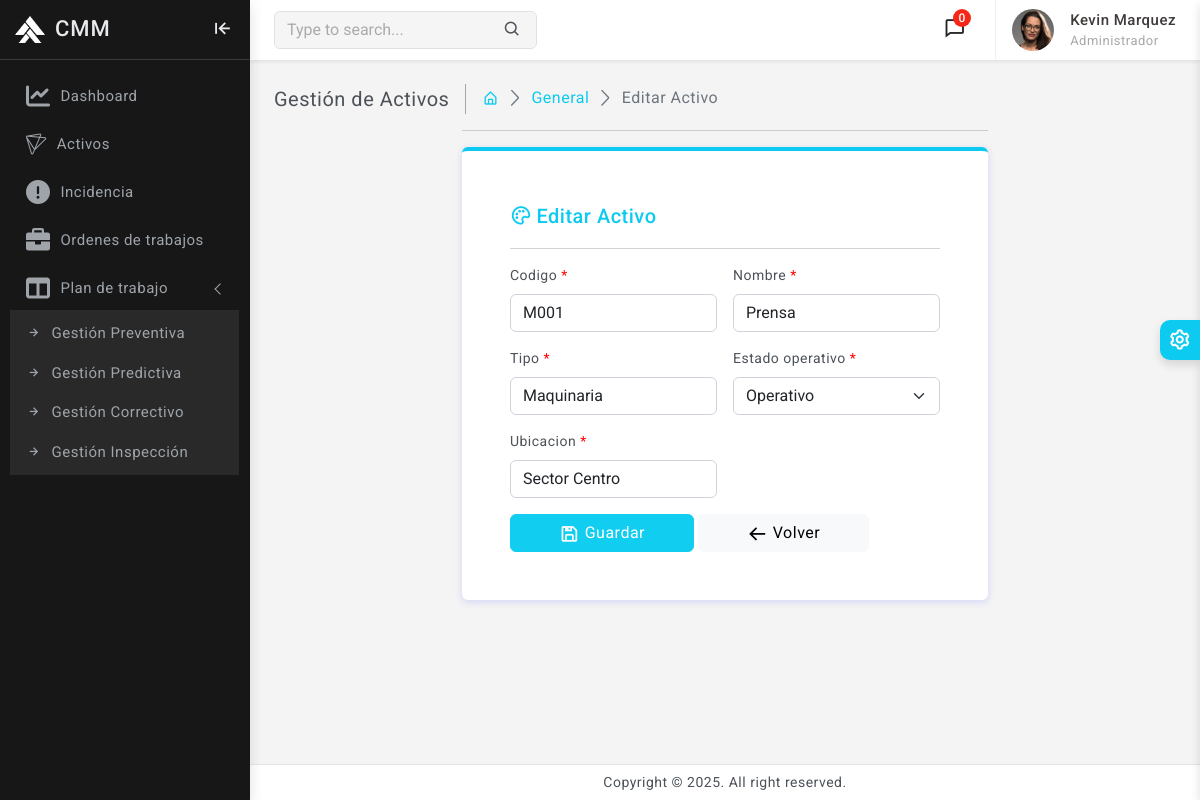
The app's page /activos/editar/1/ (signed in), older data.
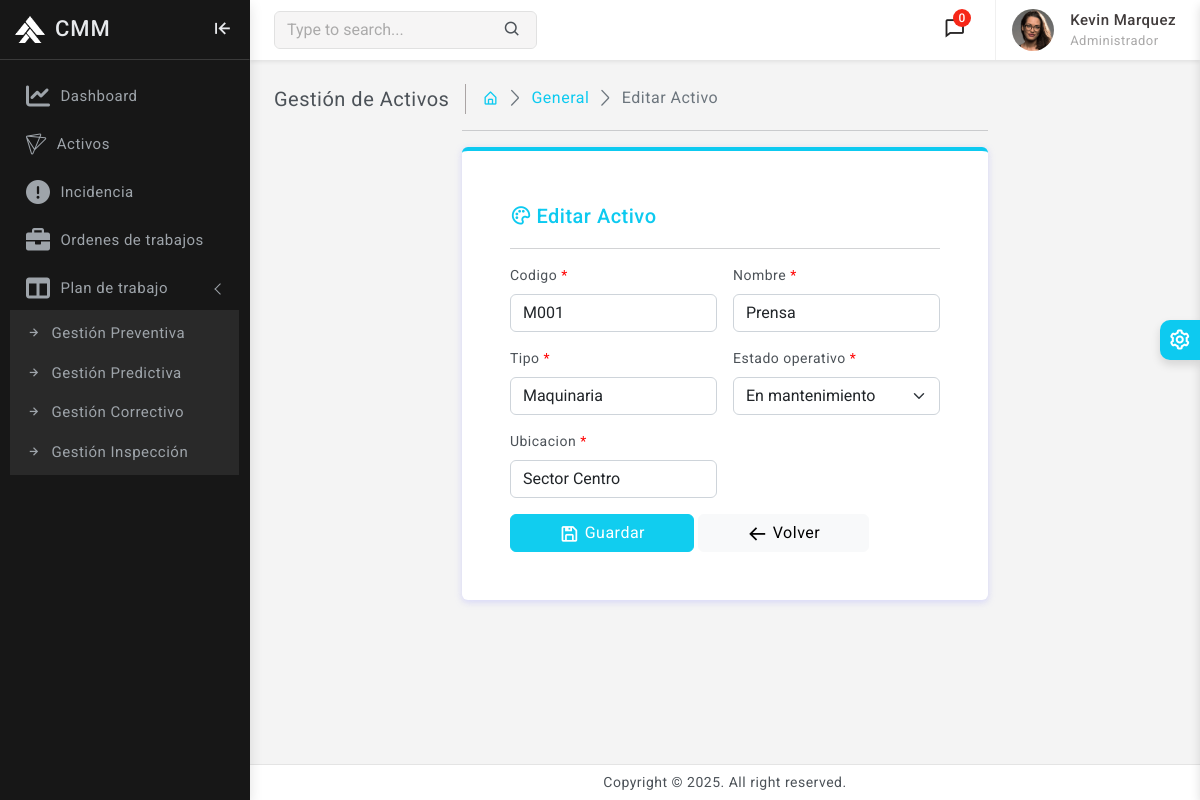
The same page, newer data.
### activos/models.py (models this page shows, shortened)
class Activo(models.Model):
    ESTADOS_OPERATIVOS_CHOICES = [
        ('operativo', 'Operativo'),
        ('inoperativo', 'Inoperativo'),
        ('mantenimiento', 'En mantenimiento'),
        ('retirado', 'Retirado'),
    ]
    codigo = models.CharField(max_length=50, unique=True, db_index=True)
    nombre = models.CharField(max_length=120)
    tipo = models.CharField(max_length=60, db_index=True)
    ubicacion = models.CharField(max_length=120, db_index=True)
    estado_operativo = models.CharField(max_length=20, choices=ESTADOS_OPERATIVOS_CHOICES, default='operativo', db_index=True)
    fecha_registro = models.DateTimeField(auto_now_add=True)
    class Meta:
        verbose_name = 'Activo'
        verbose_name_plural = 'Activos'
        indexes = [
            models.Index(fields=['tipo']),
            models.Index(fields=['ubicacion']),
            models.Index(fields=['estado_operativo']),
        ]
        constraints = [
            models.UniqueConstraint(fields=['codigo'], name='uq_activo_codigo'),
        ]

### activos/views.py (the view)
# urls.py: path('editar/<int:id_a>/', views.editar_activo , name='editar_activo'),
@login_required(login_url='login')
def editar_activo(request, id_a):
    a = get_object_or_404(Activo, id=id_a)
    if request.method == "POST":
        form = ActivoForm(request.POST, instance=a)
        if form.is_valid():
            form.save()
            messages.success(request, "activo actualizado correctamente.")
            return redirect('activos')
    else:
        form = ActivoForm(instance=a)
    return render(request, 'activos/forms/form_activo.html', {'form': form, 'accion': 'Editar'})

### activos/forms.py
class ActivoForm(forms.ModelForm):
    class Meta:
        model = Activo
        fields = ['codigo','nombre','tipo','estado_operativo','ubicacion']
        widgets = {}
    def __init__(self, *args, **kwargs):
        super().__init__(*args, **kwargs)
        for field_name, field in self.fields.items():
            field.widget.attrs.update({
                'class': 'form-control',
                'placeholder': f"Ingrese {field.label if field.label else field_name.lower()}"
                })
            if field.required:
                field.label = mark_safe(f"{field.label} <span style='color:red;'>*</span>")
        self.fields['estado_operativo'].empty_label = "Seleccione un estado operativo"
        self.fields['estado_operativo'].widget.attrs.update({'class': 'form-select'})

### CMM/context_processors.py (called while the page is built)
def global_context(request):
    user = None
    perfil = None
    if request.user.is_authenticated:
        user = request.user
        perfil = PerfilUsuario.objects.filter(usuario=request.user).first()
    return {
        'perfil': perfil,
        'user': user,
    }

### usuarios/models.py (called while the page is built)
    def __str__(self):
        return self.cargo

    def full_name(self):
        return f'{self.nombre} {self.apellido}'

### templates/activos/forms/form_activo.html (shortened to what this page needs)
{% extends 'base.html' %}
{% load static %}
{% block content %}
    <div class="page-wrapper">
        <div class="page-content">
            <div class="page-breadcrumb d-none d-sm-flex align-items-center mb-3">
                <div class="breadcrumb-title pe-3">Gestión de Activos</div>
                <div class="ps-3">
                    <nav aria-label="breadcrumb">
                        <ol class="breadcrumb mb-0 p-0">
                           <li class="breadcrumb-item"><a href="{% url 'home' %}"><i class="bx bx-home-alt text-info"></i></a></li>
                            <li class="breadcrumb-item active" aria-current="page"><a href="{% url 'activos' %}" class="text-info">General</a></li>
                            <li class="breadcrumb-item active" aria-current="page">{{ accion }} Activo</li>
                        </ol>
                    </nav>
                </div>
            </div>
            <div class="col-xl-7 mx-auto">
            <hr/>
            <div class="card border-top border-0 border-4 border-info">
                <div class="card-body p-5">
                    <div class="card-title d-flex align-items-center">
                        <div>
                            <i class="bx bx-palette me-1 font-22 text-info"></i>
                        </div>
                        <h5 class="mb-0 text-info">{{ accion }} Activo</h5>
                    </div>
                    <hr>
                    <form method="POST" class="row g-3 needs-validation" novalidate>
                        {% for field in form %}
                            <div class="col-md-6">
                                <label for="{{ field.id_for_label }}" class="form-label">{{ field.label|safe }}</label>
                                    {{ field }}
                            </div>
                        {% endfor %}
                        <div class="col-12">
                            <button type="submit" class="btn btn-info px-5">
                                <i class="bx bx-save"></i> Guardar
                            </button>
                            <a href="{% url 'activos' %}" class="btn btn-light px-5">
                                <i class="bx bx-arrow-back"></i> Volver
                            </a>
                        </div>
                    </form>
                </div>
            </div>
        </div>
        </div>
    </div>
{% endblock %}

Row changes from the older to the newer data that the page shows:
changed Activo "Prensa": estado_operativo "Operativo" → "En mantenimiento"
